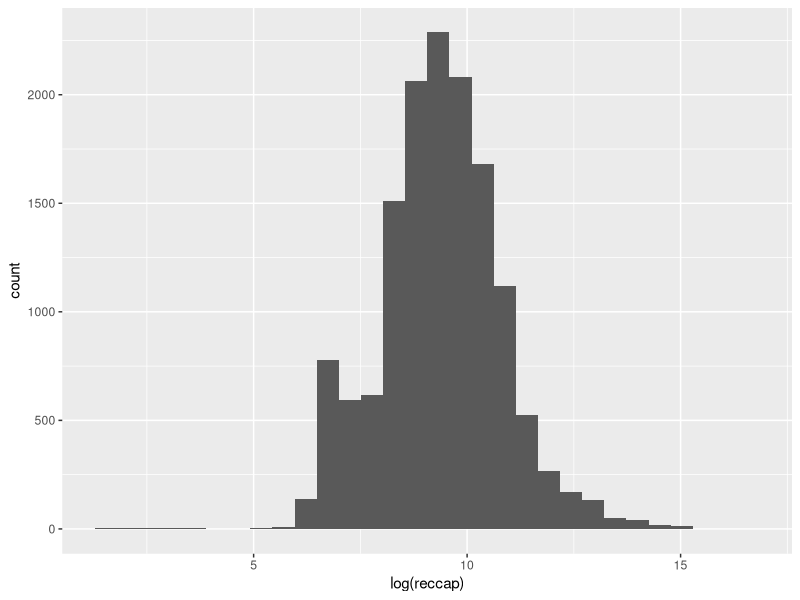

This figure's R source: (Note: this script raises an error after producing the figure.)
## ---- chunk 1
knitr::opts_chunk$set(echo = TRUE, warning = FALSE)
library(readr)
library(ggplot2)
library(dplyr)
library(lubridate)
## ---- chunk 2
sentencias_1c <- read_csv("./sentencias_1c.csv")
organismos <- read_csv("./organismos.csv")
## ---- chunk 3
sentencias_1c <- sentencias_1c %>% 
  mutate(finicio = lubridate::dmy(finicio)) %>% 
  mutate(fres = lubridate::dmy(fres)) %>% 
  mutate(duracion = fres - finicio)

## ---- chunk 4
sentencias_1c <- sentencias_1c[-c(which(is.na(sentencias_1c$finicio))), ]
sentencias_1c <- sentencias_1c[-c(which(is.na(sentencias_1c$fres))), ]
sentencias_1c <- sentencias_1c[-c(which(sentencias_1c$fres > '2018-09-01')), ]
sentencias_1c <- sentencias_1c[-c(which(sentencias_1c$finicio > '2018-09-01')), ]

sentencias_1c$reccap[is.na(sentencias_1c$reccap)] <- 0

## ---- chunk 5
duracion_media = sentencias_1c %>% 
  group_by(tproc) %>% 
  summarise(mediana_duracion=median(duracion))

sentencias_1c <- sentencias_1c %>% 
  left_join(duracion_media) %>% 
  mutate(demorado = duracion > mediana_duracion)

## ---- chunk 6
organismos <- organismos %>% 
  select(organismo, circunscripcion, localidad, materia)

sentencias_1c <- sentencias_1c %>% 
  left_join(organismos, by = c('iep'='organismo'))

## ---- chunk 7
histograma <- sentencias_1c %>% 
  ggplot() +
  geom_histogram(aes(x=log(reccap)))

histograma
## ---- chunk 8
print('1º Curtil:')
quantile(pull(sentencias_1c[,'reccap']),.25)
print('2º Curtil:')
quantile(pull(sentencias_1c[,'reccap']),.50)
print('3º Curtil:')
quantile(pull(sentencias_1c[,'reccap']),.75)

#View(sentencias_1c)
## ---- chunk 9
#reccap_not_cero <- which(sentencias_1c$reccap != 0)

print('1º Curtil:')
quantile(which(sentencias_1c$reccap != 0),.25)
print('2º Curtil:')
quantile(which(sentencias_1c$reccap != 0),.50)
print('3º Curtil:')
quantile(which(sentencias_1c$reccap != 0),.75)

capmedio <- mean(pull(sentencias_1c[,'reccap']))

sentencias_1c <- sentencias_1c %>% 
  mutate(reccap_0 = reccap == 0) %>% 
  mutate(reccap_1 = (reccap < quantile(which(sentencias_1c$reccap != 0),.25)) & (reccap!=0)) %>% 
  mutate(reccap_2 = (reccap >= quantile(which(sentencias_1c$reccap != 0),.25)) & (reccap < quantile(which(sentencias_1c$reccap != 0),.50))) %>% 
  mutate(reccap_3 = (reccap >= quantile(which(sentencias_1c$reccap != 0),.50)) & (reccap < quantile(which(sentencias_1c$reccap != 0),.75))) %>% 
  mutate(reccap_4 = (reccap >= quantile(which(sentencias_1c$reccap != 0),.75))) 

## ---- chunk 10

sentencias_1c <- sentencias_1c %>% 
  mutate(justiciables0_1 = justiciables < 2) %>% 
  mutate(justiciables2_3 = (justiciables > 1) & (justiciables < 4)) %>% 
  mutate(justiciables4_5 = (justiciables > 3) & (justiciables < 6)) %>% 
  mutate(justiciables6_7 = (justiciables > 5) & (justiciables < 8)) %>% 
  mutate(justiciables8_9 = (justiciables > 7) & (justiciables < 10)) %>% 
  mutate(justiciables10_N = justiciables > 9)


## ---- chunk 11
sentencias_1c <- sentencias_1c %>% 
  mutate(loc_Gualeguaychu = localidad == 'Gualeguaychú') %>% 
  mutate(loc_Rosario_del_Tala  = localidad == 'Rosario del Tala' ) %>% 
  mutate(loc_Parana = localidad == 'Paraná') %>% 
  mutate(loc_Concepcion_del_Uruguay = localidad == 'Concepción del Uruguay') %>% 
  mutate(loc_Concordia = localidad == 'Concordia') %>% 
  mutate(loc_Federal = localidad == 'Federal') %>% 
  mutate(loc_Diamante = localidad == 'Diamante') %>% 
  mutate(loc_Colon = localidad == 'Colón') %>% 
  mutate(loc_Victoria = localidad == 'Victoria') %>% 
  mutate(loc_La_Paz = localidad == 'La Paz') %>% 
  mutate(loc_Gualeguay = localidad == 'Gualeguay') %>% 
  mutate(loc_Nogoya = localidad == 'Nogoyá') %>% 
  mutate(loc_Chajari = localidad == 'Chajarí') %>% 
  mutate(loc_Villaguay = localidad == 'Villaguay') %>% 
  mutate(loc_San_Salvador = localidad == 'San Salvador') %>% 
  mutate(loc_Federacion = localidad == 'Federación') %>% 
  mutate(loc_Feliciano = localidad == 'Feliciano') %>% 
  mutate(loc_Villa_Paranacito = localidad == 'Villa Paranacito')

## ---- chunk 12

sentencias_bool <- select(sentencias_1c, -nro, -tproc, -as, -ccon, -finicio, -fres, -fdesp, -fvenc1, -fvenc2, -tres, -mat, -justiciables, -reccap, -iep, -duracion, -mediana_duracion, -circunscripcion, -localidad, -materia)

rules <- apriori(sentencias_bool, parameter = list(supp=0.01, conf=0.7, minlen=2), appearance = list(rhs="demorado"))
summary(rules)
inspect(rules[1:10])



